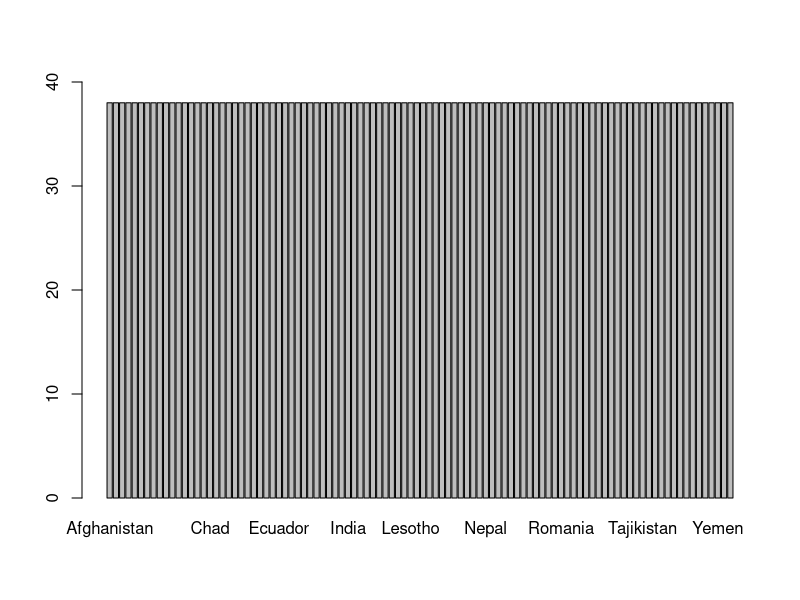
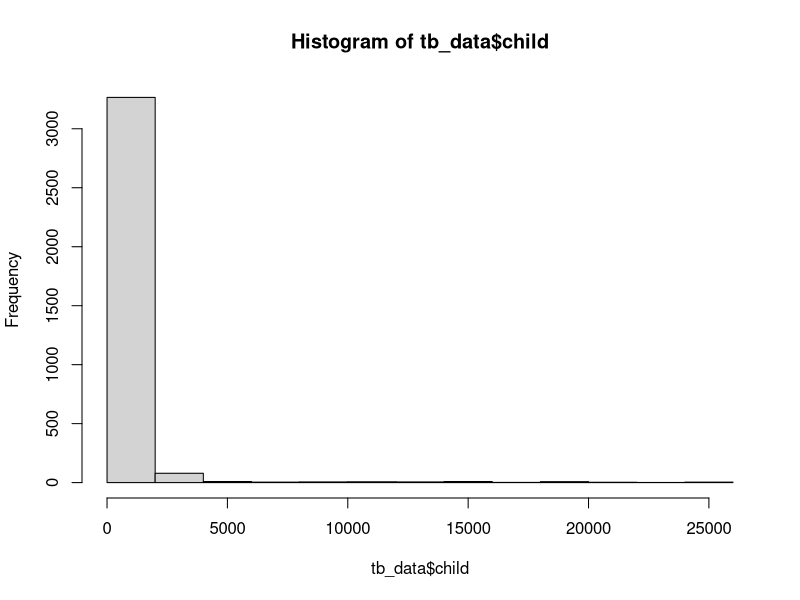
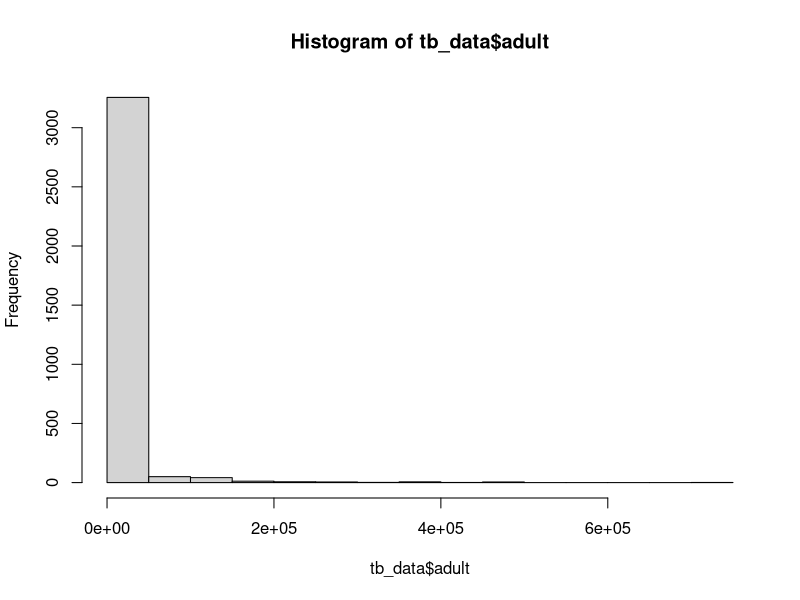
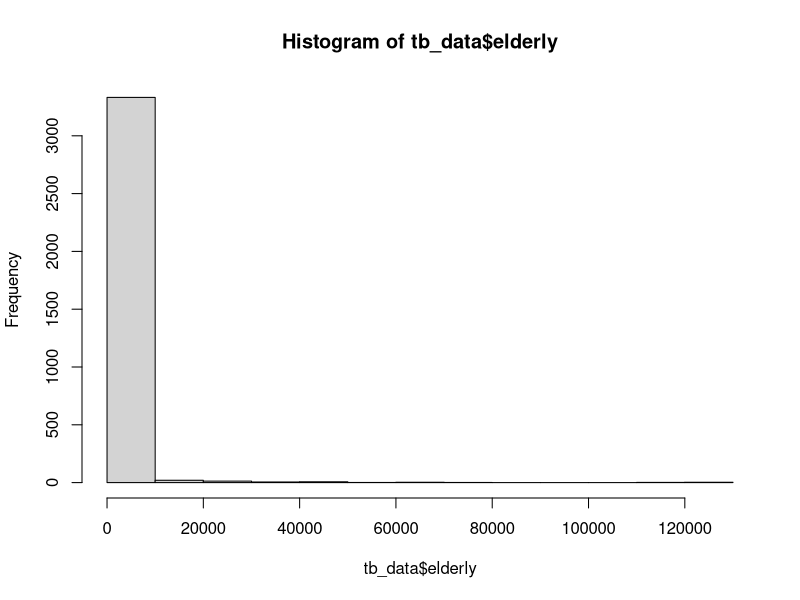
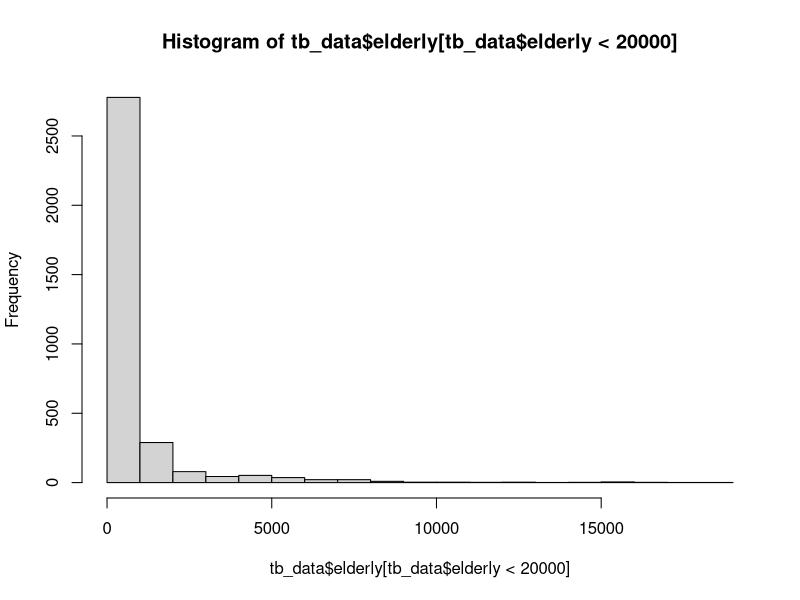

Write the R code that produced these figures, in order.
#############################################################
## Getting Started with dplyr 
## Intro to R/RStudio Feb 2020
#############################################################
# Resources:
# https://github.com/rstudio/EDAWR


# Most Data scientists/analysts estimate that 70-90% of their time
# is dedicated to data wrangling. 

# Data wrangling is broken down into 2 components
# 1. Data Manipulation:
        # This is changing variables, values, units, finding outliers or errors in data entry

# 2. Data Tidying:
        # Changing the layout of the data to make it suitable for analysis and visualizations.
        # For example, you may want to tranform your data from wide to long to perform a mixed model with estimates of observation errors. 

# There are two core packages in R that facilitate data wrangling:
        # 1. dplyr
        # 2. tidyr

# You will find that some folks refer to this set  of libraries (along with a few others such as ggplot, purr, tibble, stringr)
# as the tidyverse. https://www.tidyverse.org/

# If you haven't already please follow the steps outlined in the script called "1_Libraries_and_Packages.R", located in this folder "4_Advanced_Data_Wrangling"
# Load the dplyr, tidyr and ggplot2 packages.
install.packages("dplyr")
library(dplyr)



# Intro to dplyr
# There are 5 key functions within dplyr that make data wrangling and manipulations really easy. Note that there are 
# several more functions within dplyr that can do much more than the 5 items listed here. 
## 1) filter : selects rows 
## 2) select : selects columns
## 3) arrange : orders/sorts data or output
## 4) mutate : create new variables
## 5) summarise : summarise information.

# We will use the tuberculosis data from the WHO. The data is microdata reported on each 
# confirmed case of tuberculosis by country, year, and a gender

tb_data = read.csv("5_Advanced_Data_Wrangling/data/tb.csv", stringsAsFactors = F, header = T)


# always begin by getting to know your data
summary(tb_data)
str(tb_data)
colnames(tb_data)

counts <- table(tb_data$country )
barplot(counts, ylim = c(0,40))

hist(tb_data$child) #Number of new cases reported among people 0 - 14 years of age
hist(tb_data$adult) #Number of new cases reported among people 15 - 64 years of age
hist(tb_data$elderly) #Number of new cases reported among people over 64 years of age
hist(tb_data$elderly[tb_data$elderly<20000]) 
   


# Let's start exploring how each of the 5 main functions wihtin dplyr help us quickly
# query the data.




# Filter: Let's look at tb rates in the United States of America
c
US_data = filter(tb_data, country == "United States of America" )
US_data = filter(tb_data, country == "United States of America" & adult >0 )
US_data = filter(tb_data, country == "United States of America" | country == "Yemen" )

# Select: Let's extract the column of adult cases only
adult_cases = select(US_data, c(adult, child, elderly))

# Arrange (sort) the cases from smallest to largest
adult_cases = arrange(adult_cases, adult)

# Arrange (sort) the cases from largest to smallest
adult_cases = arrange(adult_cases, desc(adult))


# Mutate: Let's return to the full tb_data and make a new variable which is a count of all cases

tb_data = mutate(tb_data, all = adult + child + elderly)
tb_data = mutate(tb_data, adult_scaled = adult/5*9)
tb_data = mutate(tb_data, all_sum = sum(adult, child, elderly, na.rm = T))


# Summarise: Let's get a summary of all tb cases. What is the average cases?
summarise(tb_data, mean_adult = mean(adult, na.rm =T))
  
  

summarise(tb_data, mean_adult = mean(adult, na.rm =T), 
  sd = sd(adult, na.rm =T))



